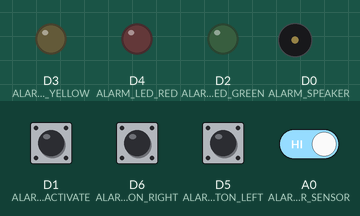
This sketch was run on a simulated ESP8266 (NodeMCU). Parts: output pins drawn as LEDs (lit = HIGH), buzzer (waves = sounding). Dashed ring = blinking. The test bench sets the inputs (shaded band); at power-on: A0 (ALARM_DOOR_SENSOR), D1 (ALARM_BUTTON_ACTIVATE), D5 (ALARM_BUTTON_LEFT), D6 (ALARM_BUTTON_RIGHT) HIGH.

Above: at 1.2 s.
1.3 s: A0 (ALARM_DOOR_SENSOR) driven LOW
At 2.9 s:
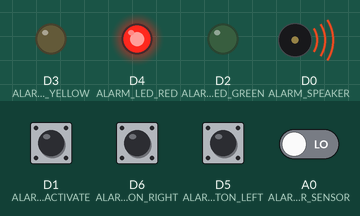
4.3 s: D6 (ALARM_BUTTON_RIGHT) pulled LOW for 1 s
At 4.47 s:
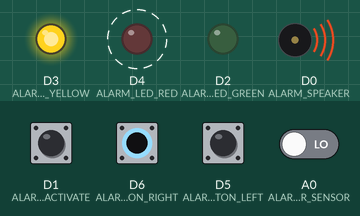
7.3 s: D5 (ALARM_BUTTON_LEFT) pulled LOW for 0.15 s
At 8.4 s:
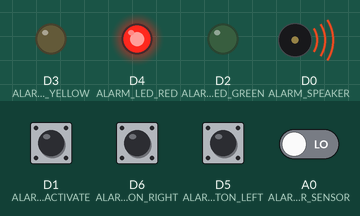
10.4 s: D6 (ALARM_BUTTON_RIGHT) pulled LOW for 0.15 s
At 10.59 s:
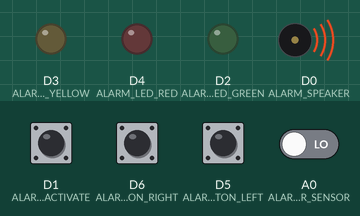
13.5 s: D5 (ALARM_BUTTON_LEFT) pulled LOW for 1 s
At 13.67 s:
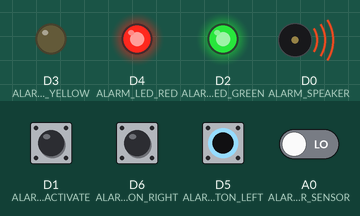
17.5 s: D1 (ALARM_BUTTON_ACTIVATE) pulled LOW for 0.15 s
Timing chart, 0 to 20.5 s (numbered marks = the images above; inputs shaded):
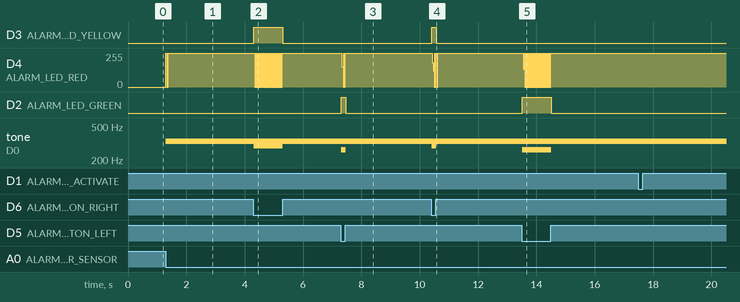

Measured:
- after the input at 1.3 s, D4 (ALARM_LED_RED): 0/255 → 255/255 at once; tone on D0 (ALARM_SPEAKER): silent → 330 Hz at once
- after the input at 4.3 s, D3 (ALARM_LED_YELLOW): LOW → HIGH at once, → LOW 0.99 s later; D4 (ALARM_LED_RED): alternates 255/255 for 0.02 s and 0/255 for 0.02 s, 60 changes in all, then stays 255/255, starting at once; tone on D0 (ALARM_SPEAKER): alternates 330 Hz for 0.02 s and 294 Hz for 0.02 s, 62 changes in all, then stays 330 Hz, starting at once
- after the input at 7.3 s, D4 (ALARM_LED_RED): 255/255 → 153/255 at once, then repeats every 0.03 s: 0/255 0.02 s, 255/255 0.02 s, until it stays 255/255 from 7.5 s; D2 (ALARM_LED_GREEN): LOW → HIGH at once, → LOW 0.16 s later
- after the input at 10.4 s, D3 (ALARM_LED_YELLOW): LOW → HIGH at once, → LOW 0.16 s later; tone on D0 (ALARM_SPEAKER): alternates 330 Hz for 0.02 s and 294 Hz for 0.02 s, 10 changes in all, then stays 330 Hz, starting at once
- after the input at 13.5 s, D4 (ALARM_LED_RED): 255/255 → 132/255 after 0.05 s, then repeats every 0.03 s: 255/255 0.02 s, 0/255 0.02 s, until it stays 255/255 from 14.5 s; D2 (ALARM_LED_GREEN): LOW → HIGH at once, → LOW 0.99 s later

The sketch:

ses4_ln3_alarmanlage_component_test.ino
```cpp
/*
 * Project ses4_ln3_alarmanlage_component_test
 * Description: Simply tests the correct setup of the board
 * Author: Jose Miguel Rota
 * Date: 24 May 2019
 */

#define ALARM_LED_RED D4
#define ALARM_LED_YELLOW D3
#define ALARM_LED_GREEN D2
#define ALARM_BUTTON_ACTIVATE D1
#define ALARM_BUTTON_RIGHT D6
#define ALARM_BUTTON_LEFT D5
#define ALARM_SPEAKER D0
#define ALARM_DOOR_SENSOR A0

#define STATE_READY 1
#define STATE_ACTIVE 2
#define STATE_DOOR_OPEN 3
#define STATE_CODE_FAILED 4
#define STATE_CODE_SUCCESS 5

void setup() {
  pinMode(ALARM_LED_RED, OUTPUT);
  pinMode(ALARM_LED_YELLOW, OUTPUT);
  pinMode(ALARM_LED_GREEN, OUTPUT);
  pinMode(ALARM_BUTTON_ACTIVATE, INPUT_PULLUP);
  pinMode(ALARM_BUTTON_RIGHT, INPUT_PULLUP);
  pinMode(ALARM_BUTTON_LEFT, INPUT_PULLUP);
  pinMode(ALARM_SPEAKER, OUTPUT);
  pinMode(ALARM_DOOR_SENSOR, INPUT_PULLUP);
}

void loop() {

  // Test red button & speaker
  if (digitalRead(ALARM_BUTTON_ACTIVATE) == LOW) {
    digitalWrite(ALARM_LED_RED, HIGH);
    tone(ALARM_SPEAKER, 330, 16);
    delay(16);
  } else {
    digitalWrite(ALARM_LED_RED, LOW);
  }

  // Test green button & speaker
  if (digitalRead(ALARM_BUTTON_RIGHT) == LOW) {
    digitalWrite(ALARM_LED_YELLOW, HIGH);
    tone(ALARM_SPEAKER, 294, 16);
    delay(16);
  } else {
    digitalWrite(ALARM_LED_YELLOW, LOW);
  }

  // Test blue button & speaker
  if (digitalRead(ALARM_BUTTON_LEFT) == LOW) {
    digitalWrite(ALARM_LED_GREEN, HIGH);
    tone(ALARM_SPEAKER, 262, 16);
    delay(16);
  } else {
    digitalWrite(ALARM_LED_GREEN, LOW);
  }

  // Test magnetic sensor & speaker
  if (digitalRead(ALARM_DOOR_SENSOR) == LOW) {
    digitalWrite(ALARM_LED_RED, HIGH);
    tone(ALARM_SPEAKER, 330, 16);
    delay(16);
    // digitalWrite(ALARM_ONBOARD_LED, HIGH);
  } else {
    digitalWrite(ALARM_LED_RED, LOW);
    // digitalWrite(ALARM_ONBOARD_LED, LOW);
  }
}
```
